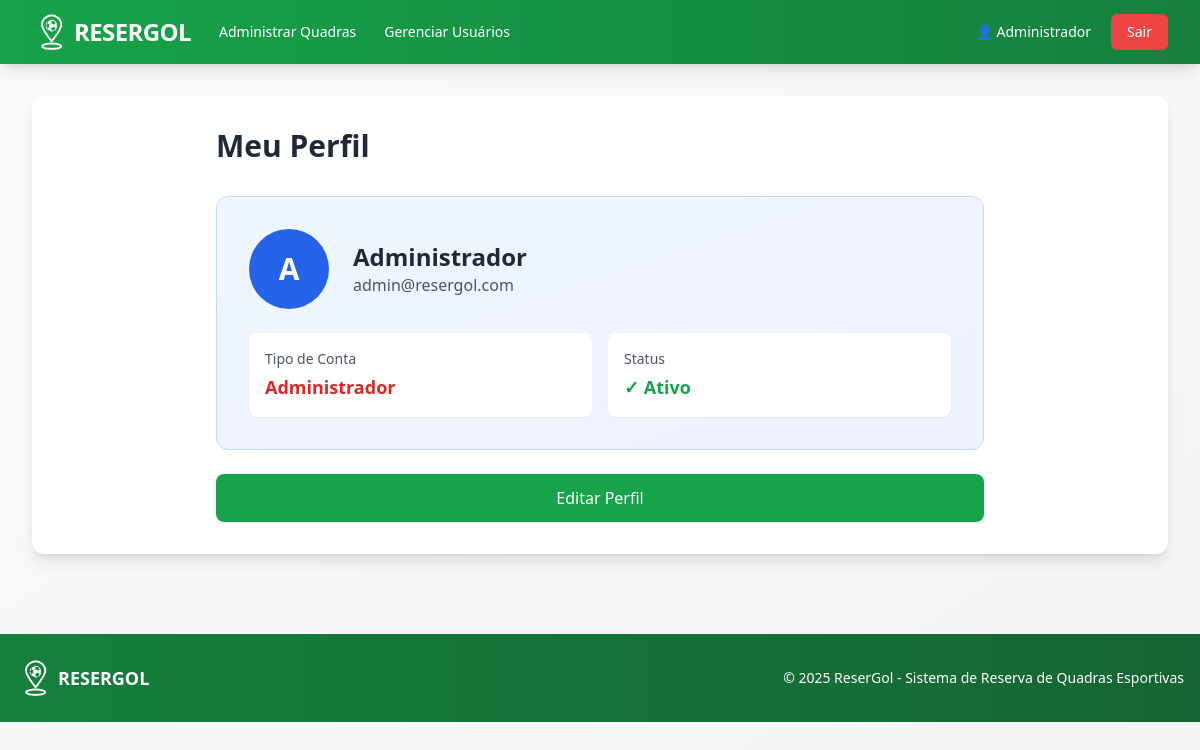
The app's page /perfil (signed in) with its own data.
### models/usuario_model.py (models this page shows, shortened)
class Usuario(UserMixin, db.Model):
    __tablename__ = 'usuarios'
    id = db.Column(db.Integer, primary_key=True)
    nome = db.Column(db.String(120), nullable=False)
    email = db.Column(db.String(120), unique=True, nullable=False)
    senha_hash = db.Column(db.String(255), nullable=False)
    role = db.Column(db.String(20), default='usuario')
    criado_em = db.Column(db.DateTime, default=datetime.utcnow)
    tentativas_login = db.Column(db.Integer, default=0)
    bloqueado_ate = db.Column(db.DateTime, nullable=True)
    quadras = db.relationship('Quadra', backref='dono', lazy=True, foreign_keys='Quadra.dono_id')
    reservas = db.relationship('Reserva', backref='usuario', lazy=True, foreign_keys='Reserva.usuario_id')
    def esta_bloqueado(self):
        if self.bloqueado_ate is None:
            return False
        if datetime.utcnow() > self.bloqueado_ate:
            self.bloqueado_ate = None
            db.session.commit()
            return False
        return True
    def is_dono_quadra(self):
        return self.role == 'dono_quadra'
    def is_admin(self):
        return self.role == 'admin'

### app.py (the view)
@app.route('/perfil')
@login_required
def perfil():
    return UsuarioController.perfil()

### app.py (called while the page is built)
@login_manager.user_loader
def load_user(user_id):
    return Usuario.query.get(int(user_id))

### controllers/usuario_controller.py (called while the page is built)
    @staticmethod
    @login_required
    def perfil():
        return render_template('perfil.html')

### templates/perfil.html (shortened to what this page needs)
{% extends "base.html" %}
{% block content %}
    <div class="max-w-3xl mx-auto">
        <h2 class="text-3xl font-bold text-gray-800 mb-8">Meu Perfil</h2>
        <div class="bg-gradient-to-br from-blue-50 to-indigo-50 border border-blue-200 rounded-xl p-8 mb-6">
            <div class="flex items-center mb-6">
                <div class="w-20 h-20 bg-blue-600 rounded-full flex items-center justify-center text-white text-3xl font-bold">
                    {{ current_user.nome[0].upper() }}
                </div>
                <div class="ml-6">
                    <h3 class="text-2xl font-bold text-gray-800">{{ current_user.nome }}</h3>
                    <p class="text-gray-600">{{ current_user.email }}</p>
                </div>
            </div>
            <div class="grid grid-cols-1 md:grid-cols-2 gap-4 mt-6">
                <div class="bg-white rounded-lg p-4 shadow-sm">
                    <p class="text-sm text-gray-600 mb-1">Tipo de Conta</p>
                    {% if current_user.is_admin() %}
                        <p class="text-lg font-bold text-red-600">Administrador</p>
                    {% elif current_user.is_dono_quadra() %}
                        <p class="text-lg font-bold text-green-600">Dono de Quadra</p>
                    {% else %}
                        <p class="text-lg font-bold text-gray-800">Usuário</p>
                    {% endif %}
                </div>
                <div class="bg-white rounded-lg p-4 shadow-sm">
                    <p class="text-sm text-gray-600 mb-1">Status</p>
                    {% if current_user.esta_bloqueado() %}
                        <p class="text-lg font-bold text-red-600">Bloqueado</p>
                    {% else %}
                        <p class="text-lg font-bold text-green-600">✓ Ativo</p>
                    {% endif %}
                </div>
            </div>
        </div>
        <div class="flex gap-3">
            <a href="{{ url_for('editar_perfil') }}"
               class="flex-1 text-center bg-resergol-600 hover:bg-resergol-700 text-white font-medium py-3 px-6 rounded-lg transition duration-200">
                Editar Perfil
            </a>
        </div>
    </div>
{% endblock %}

### templates/base.html (shortened to what this page needs)
<!DOCTYPE HTML>
<html lang="pt-BR">
<head>
    <script src="https://cdn.tailwindcss.com"></script>
</head>
<body class="bg-gradient-to-br from-gray-50 to-gray-100 min-h-screen">
    <nav class="bg-gradient-to-r from-resergol-600 to-resergol-700 shadow-lg">
        <div class="max-w-7xl mx-auto px-4 sm:px-6 lg:px-8">
            <div class="flex items-center justify-between h-16">
                <div class="flex items-center space-x-4">
                    <a href="{{ url_for('index') }}" class="flex items-center space-x-0.5 hover:opacity-90 transition">
                        <img src="{{ url_for('static', filename='resergol_pin.png') }}" alt="Logo ReserGol" class="h-10 w-10">
                        <span class="text-white font-bold text-2xl tracking-tight">RESERGOL</span>
                    </a>
                    {% if current_user.is_authenticated %}
                        <div class="hidden md:flex items-center space-x-1 ml-8">
                            {% if current_user.is_admin() %}
                                <a href="{{ url_for('admin_quadras') }}" class="text-white hover:bg-resergol-500 px-3 py-2 rounded-md text-sm font-medium transition">
                                    Administrar Quadras
                                </a>
                            {% endif %}
                            {% if current_user.is_admin() %}
                                <a href="{{ url_for('admin_usuarios') }}" class="text-white hover:bg-resergol-500 px-3 py-2 rounded-md text-sm font-medium transition">
                                    Gerenciar Usuários
                                </a>
                            {% endif %}
                        </div>
                    {% endif %}
                </div>
                                <div class="flex items-center space-x-2">
                    {% if current_user.is_authenticated %}
                        <a href="{{ url_for('perfil') }}" class="text-white hover:bg-resergol-500 px-3 py-2 rounded-md text-sm font-medium transition">
                            👤 {{ current_user.nome.split()[0] }}
                        </a>
                        <a href="{{ url_for('logout') }}" class="bg-red-500 hover:bg-red-600 text-white px-4 py-2 rounded-md text-sm font-medium transition">
                            Sair
                        </a>
                    {% endif %}
                </div>
            </div>
        </div>
    </nav>
    <div class="max-w-7xl mx-auto px-4 sm:px-6 lg:px-8 py-8">
        <div class="bg-white rounded-xl shadow-lg p-6 md:p-8">
            {% block content %}{% endblock %}
        </div>
    </div>
    <footer class="bg-gradient-to-r from-resergol-700 to-resergol-800 text-white mt-12">
        <div class="max-w-7xl mx-auto px-4 py-6">
            <div class="flex flex-col md:flex-row justify-between items-center">
                <div class="flex items-center space-x-0.5 mb-4 md:mb-0">
                    <img src="{{ url_for('static', filename='resergol_pin.png') }}" alt="Logo ReserGol" class="h-10 w-10">
                    <span class="font-bold text-lg">RESERGOL</span>
                </div>
                <p class="text-sm text-center">&copy; 2025 ReserGol - Sistema de Reserva de Quadras Esportivas</p>
            </div>
        </div>
    </footer>
</body>
</html>

### records on screen
Usuario: nome "Administrador", nome "A", email "admin@resergol.com"
